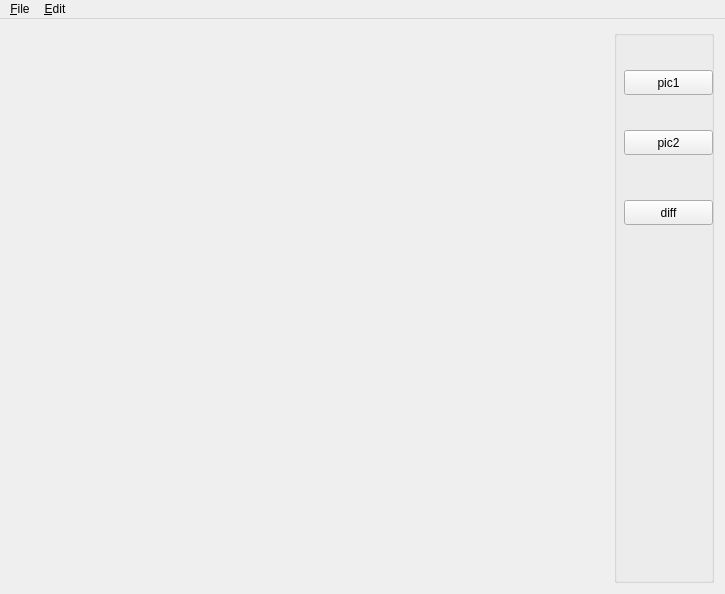
<?xml version="1.0" encoding="UTF-8"?>
<ui version="4.0">
 <class>MainWindow</class>
 <widget class="QMainWindow" name="MainWindow">
  <property name="geometry">
   <rect>
    <x>0</x>
    <y>0</y>
    <width>725</width>
    <height>594</height>
   </rect>
  </property>
  <property name="sizePolicy">
   <sizepolicy hsizetype="Fixed" vsizetype="Fixed">
    <horstretch>0</horstretch>
    <verstretch>0</verstretch>
   </sizepolicy>
  </property>
  <property name="windowTitle">
   <string>MainWindow</string>
  </property>
  <widget class="QWidget" name="centralWidget">
   <layout class="QGridLayout" name="gridLayout">
    <item row="1" column="1">
     <widget class="ImageWidget" name="wdFourthImage" native="true">
      <property name="sizePolicy">
       <sizepolicy hsizetype="Fixed" vsizetype="Fixed">
        <horstretch>0</horstretch>
        <verstretch>0</verstretch>
       </sizepolicy>
      </property>
      <property name="minimumSize">
       <size>
        <width>0</width>
        <height>0</height>
       </size>
      </property>
      <property name="maximumSize">
       <size>
        <width>640</width>
        <height>480</height>
       </size>
      </property>
     </widget>
    </item>
    <item row="1" column="0">
     <widget class="ImageWidget" name="weThirdImage" native="true">
      <property name="sizePolicy">
       <sizepolicy hsizetype="Fixed" vsizetype="Fixed">
        <horstretch>0</horstretch>
        <verstretch>0</verstretch>
       </sizepolicy>
      </property>
      <property name="minimumSize">
       <size>
        <width>0</width>
        <height>0</height>
       </size>
      </property>
      <property name="maximumSize">
       <size>
        <width>640</width>
        <height>480</height>
       </size>
      </property>
     </widget>
    </item>
    <item row="0" column="1">
     <widget class="ImageWidget" name="wdSecondImage" native="true">
      <property name="sizePolicy">
       <sizepolicy hsizetype="Fixed" vsizetype="Fixed">
        <horstretch>0</horstretch>
        <verstretch>0</verstretch>
       </sizepolicy>
      </property>
      <property name="minimumSize">
       <size>
        <width>0</width>
        <height>0</height>
       </size>
      </property>
      <property name="maximumSize">
       <size>
        <width>640</width>
        <height>480</height>
       </size>
      </property>
     </widget>
    </item>
    <item row="0" column="0">
     <widget class="ImageWidget" name="wdfirstImage" native="true">
      <property name="sizePolicy">
       <sizepolicy hsizetype="Fixed" vsizetype="Fixed">
        <horstretch>0</horstretch>
        <verstretch>0</verstretch>
       </sizepolicy>
      </property>
      <property name="minimumSize">
       <size>
        <width>0</width>
        <height>0</height>
       </size>
      </property>
      <property name="maximumSize">
       <size>
        <width>640</width>
        <height>480</height>
       </size>
      </property>
     </widget>
    </item>
    <item row="0" column="2" rowspan="2">
     <widget class="QGroupBox" name="groupBox">
      <property name="maximumSize">
       <size>
        <width>100</width>
        <height>16777215</height>
       </size>
      </property>
      <property name="title">
       <string/>
      </property>
      <widget class="QPushButton" name="btn_pic1">
       <property name="geometry">
        <rect>
         <x>10</x>
         <y>40</y>
         <width>89</width>
         <height>25</height>
        </rect>
       </property>
       <property name="text">
        <string>pic1</string>
       </property>
       <property name="checkable">
        <bool>true</bool>
       </property>
      </widget>
      <widget class="QPushButton" name="btn_pic2">
       <property name="geometry">
        <rect>
         <x>10</x>
         <y>100</y>
         <width>89</width>
         <height>25</height>
        </rect>
       </property>
       <property name="text">
        <string>pic2</string>
       </property>
       <property name="checkable">
        <bool>true</bool>
       </property>
      </widget>
      <widget class="QPushButton" name="btn_diff">
       <property name="geometry">
        <rect>
         <x>10</x>
         <y>170</y>
         <width>89</width>
         <height>25</height>
        </rect>
       </property>
       <property name="text">
        <string>diff</string>
       </property>
      </widget>
     </widget>
    </item>
   </layout>
  </widget>
  <widget class="QMenuBar" name="menuBar">
   <property name="geometry">
    <rect>
     <x>0</x>
     <y>0</y>
     <width>725</width>
     <height>22</height>
    </rect>
   </property>
   <widget class="QMenu" name="menu_File">
    <property name="title">
     <string>&amp;File</string>
    </property>
    <addaction name="action_file_save_as"/>
   </widget>
   <widget class="QMenu" name="menu_Edit">
    <property name="title">
     <string>&amp;Edit</string>
    </property>
    <addaction name="action_edit_copy"/>
   </widget>
   <addaction name="menu_File"/>
   <addaction name="menu_Edit"/>
  </widget>
  <action name="action_file_save_as">
   <property name="text">
    <string>Save &amp;as...</string>
   </property>
  </action>
  <action name="action_edit_copy">
   <property name="text">
    <string>&amp;Copy</string>
   </property>
   <property name="shortcut">
    <string>Ctrl+C</string>
   </property>
  </action>
 </widget>
 <layoutdefault spacing="6" margin="11"/>
 <customwidgets>
  <customwidget>
   <class>ImageWidget</class>
   <extends>QWidget</extends>
   <header>ImageWidget.h</header>
   <container>1</container>
  </customwidget>
 </customwidgets>
 <resources/>
 <connections/>
</ui>
